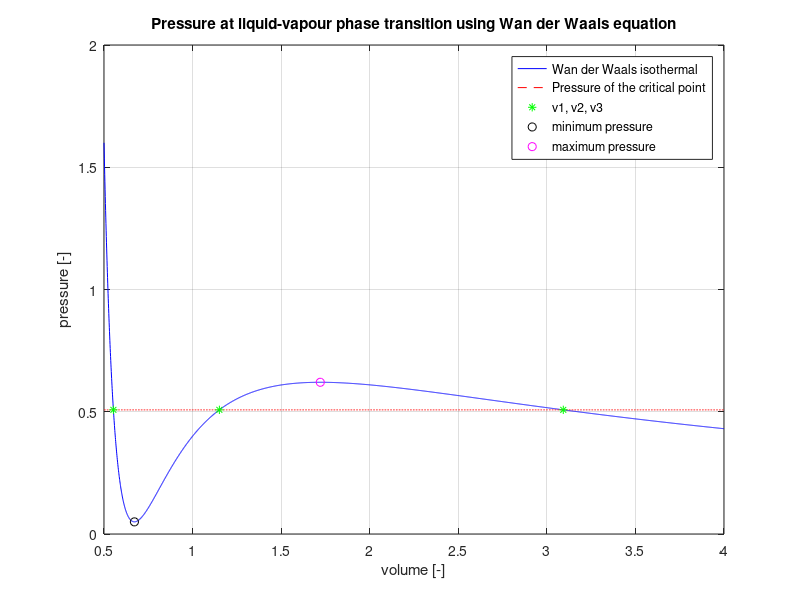

Source code (MATLAB):
close all
clear 
clc
%fix isotherm
T = 0.85;
%fix tolerance and maximum number of iteration
tolerance = 1e-2;
maxiter = 900;
%Thermal equation of state in the form of Van der Waals, using
%dimensionless variables
P = @(v) 8*T./(3*v-1)-3./v.^2;
%area between pressure P and p(v)
Area = @(va, vb, P, T) 8/3*T*log(((3*vb-1)./(3*va-1)))+3*(1./vb-1./va);
%Finding minimum and maximum of P, having fixed T
%The derivative is:
dP = @(v) -4*T*v.^3+9*v.^2-6*v+1;
coeff_dP = [-4*T 9 -6 1];
stationary_points = sort(roots(coeff_dP));
vM = stationary_points(end);
vm = stationary_points(end-1);
pM = P(vM);
pm = P(vm);
if pm < 0
    pm = 0;
end
P0 = 1/2*(pM + pm);
Pj = P0;
for jj = 1:maxiter
    coeff_P = [3*Pj -(Pj+8*T) 9 -3];
    zeros_P = sort(roots(coeff_P));
    v1 = zeros_P(1);
    v2 = zeros_P(2);
    v3 = zeros_P(3);
    Area1 = Pj*(v2 - v1) - Area(v1, v2, Pj, T);
    Area2 = Area(v2, v3, Pj, T) - Pj*(v3-v2);
    if abs(Area1-Area2) < tolerance
        break;
    elseif Area1 < Area2
        P1 = 1/2*(pM + Pj);
        flag = 1;
    else 
        P1 = 1/2*(Pj + pm);
        flag = 0;
    end
    coeff_P = [3*P1 -(P1+8*T) 9 -3];
    zeros_P = sort(roots(coeff_P));
    v1 = zeros_P(1);
    v2 = zeros_P(2);
    v3 = zeros_P(3);
    Area1 = P1*(v2 - v1) - Area(v1, v2, P1, T);
    Area2 = Area(v2, v3, P1, T) - P1*(v3-v2);
    if abs(Area1-Area2) < tolerance
        Pj = P1;
        break;
    elseif (flag)&&(Area1 < Area2)
        Pj = 1/2*(pM + P1);
    elseif ((flag)&&(Area1 > Area2))||(not(flag)&&(Area1 < Area2))
        Pj = 1/2*(Pj+P1);
    else
        Pj = 1/2*(P1+pm);
    end
end
output = [jj, Area1, Area2, v1, v2, v3, Pj];
fprintf('The calculated reduced critical pressure is: %f,', Pj)
fprintf('at the reduced molar volumes: %f, %f, of the coexisting liquid and vapour phases ', v1, v3)
fprintf('we have performed: %f iterations and the absolute error is: %f', jj, abs(Area1-Area2))
% Plot
v_int = 0.5:0.001:4;
iso_T = P(v_int);
plot(v_int, iso_T,'b')
hold on
plot(v_int, Pj*ones(size(v_int)),'--r')
plot(zeros_P, Pj*ones(size(zeros_P)),'*g')
plot(vm, pm, 'ok')
plot(vM, pM, 'om')
title('Pressure at liquid-vapour phase transition using Wan der Waals equation')
xlabel('volume [-]')
ylabel('pressure [-]')
legend('Wan der Waals isothermal', 'Pressure of the critical point', 'v1, v2, v3','minimum pressure','maximum pressure')
grid on
hold off